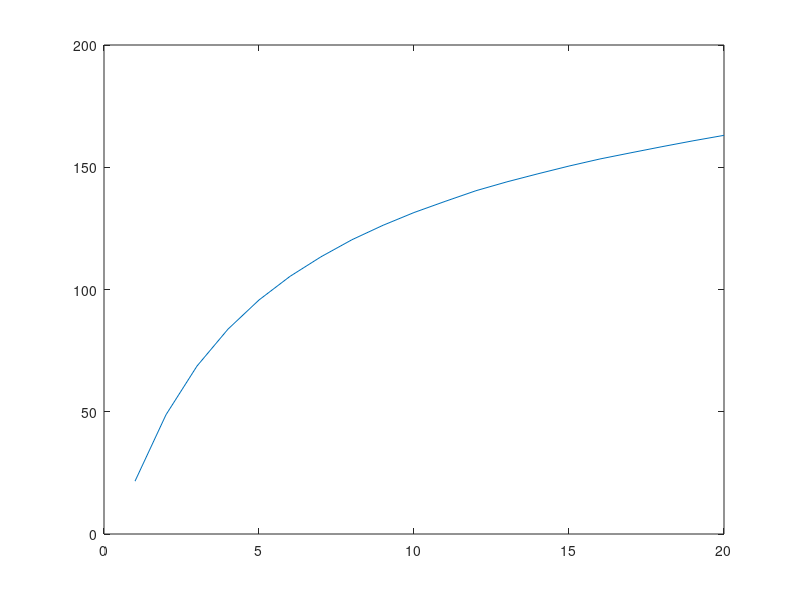

MATLAB code for this plot:
D=0.0253;
D_f=0.041;
L=10;
no_of_tubes=zeros(20,1);
TTD=zeros(20,1);
for j=1:length(no_of_tubes)
no_of_tubes(j)=j;
mf=0.7/no_of_tubes(j);
cf=4195;
rho=1000/1.027;
n=365e-06;
s=0.002;
k_f=0.668;
Pr=23;
del=0.001;
del_t=0.002;
T_if=35;
T_o=300;
S_min=pi*D^2/4;
v_max=mf/(S_min*rho);
Re=rho*v_max*D/n
A_T=pi*D*s;
A=(0.5*pi*(D_f^2-D^2))+pi*D_f*del+pi*D*s;
Nu_bar=0.3*(Re^0.625)*((A/A_T)^-0.375)*(Pr^0.333);
h_bar=Nu_bar*k_f/D;
A_t=pi*D*s;
A_f=(0.5*pi*(D_f*D_f-D*D))+pi*D_f*del;
psi=D/2*((D_f/D)-1)*(1+0.35*log(D_f/D));
nf= (tanh(sqrt(2*h_bar/(del*k_f))*psi))/(sqrt(2*h_bar/(del*k_f))*psi);
H=h_bar*(nf*A_f+A_t)/(mf*cf);  
N=L/(no_of_tubes(j)*(del+s));
for i=1:N
delta_T_fluid= (T_if-T_o)*(1-exp(-H));
T_of=T_if+abs(delta_T_fluid);
T_if=T_of;
end
T_of;
TTD(j)=(T_o-T_of);
end
plot(no_of_tubes,TTD)

